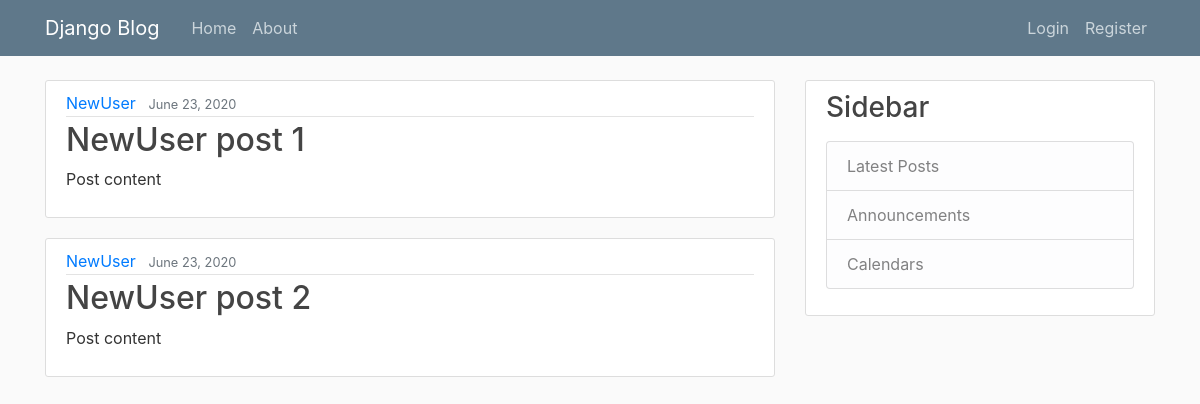
The app's page /, older data.
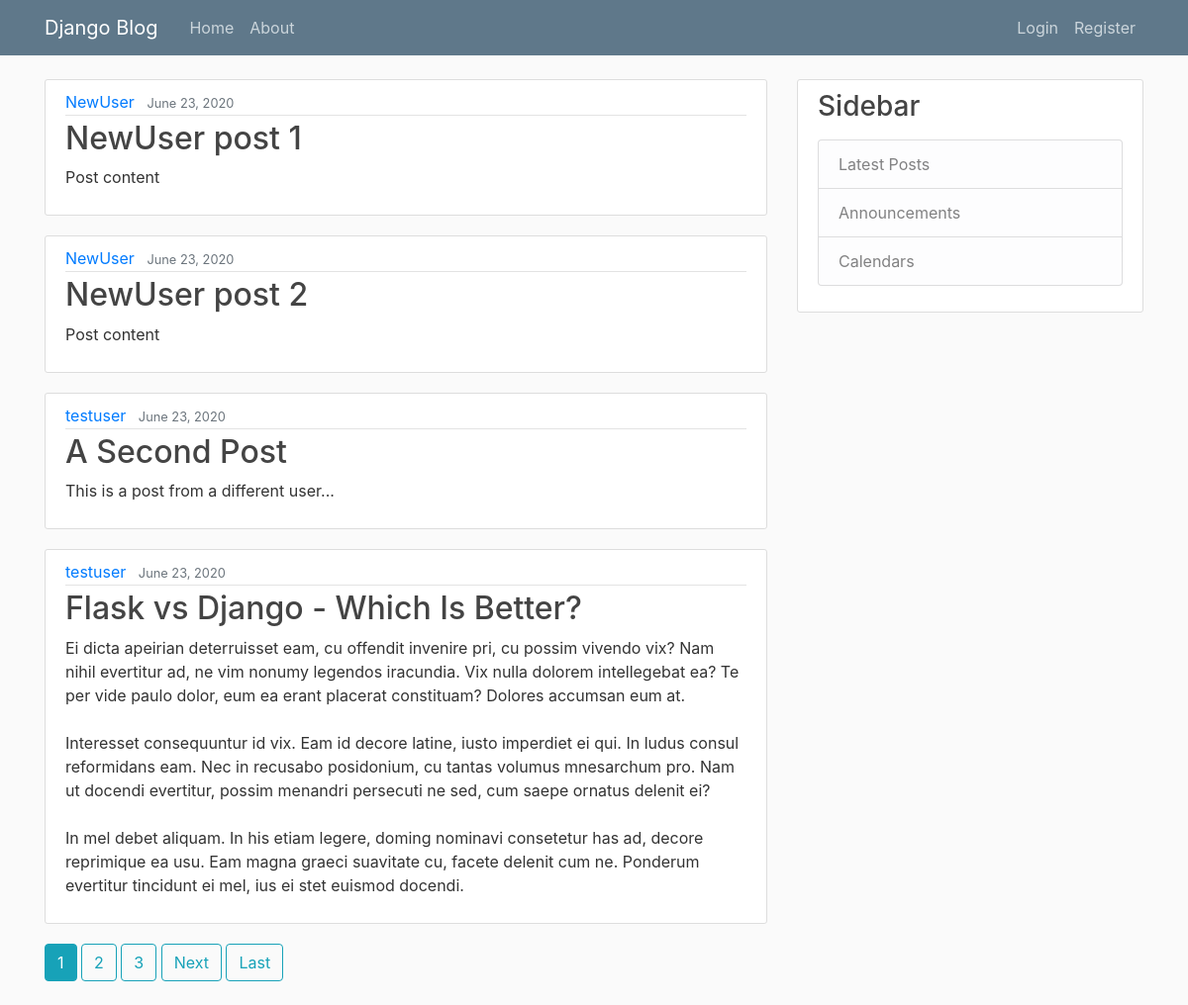
The same page, newer data.
### blog/models.py (models this page shows, shortened)
class Post(models.Model):
    title = models.CharField(max_length=100)
    content = models.TextField()
    date_posted = models.DateTimeField(default=timezone.now)
    author = models.ForeignKey(User, on_delete = models.CASCADE)

### blog/views.py (the view)
# urls.py: path('', PostListView.as_view(), name='blog-home'),
class PostListView(ListView):
    model = Post
    template_name = 'blog/home.html' # <app>/<model>_<viewtype>.html
    context_object_name = 'posts'
    paginate_by = 4

### blog/templates/blog/home.html (shortened to what this page needs)
{% extends "blog/base.html" %}
{% block content %}
    {% for post in posts %}
    <article class="media content-section">
        <div class="media-body">
          <div class="article-metadata">
            <a class="mr-2" href="#">{{ post.author }}</a>
            <small class="text-muted">{{ post.date_posted|date:"F d, Y" }}</small>
          </div>
          <h2><a class="article-title" href="{% url 'post-detail' post.id %}">{{ post.title }}</a></h2>
          <p class="article-content">{{ post.content }}</p>
        </div>
      </article>
    {% endfor %}
    {% if is_paginated %}
      {% for num in page_obj.paginator.page_range %}
        {% if page_obj.number == num %}
          <a class="btn btn-info mb-4" href="?page={{ num }}">{{ num }}</a>
        {% elif num > page_obj.number|add:'-3' and num < page_obj.number|add:'3' %}
          <a class="btn btn-outline-info mb-4" href="?page={{ num }}">{{ num }}</a>
        {% endif %}
      {% endfor %}
      {% if page_obj.has_next %}
        <a class="btn btn-outline-info mb-4" href="?page={{ page_obj.next_page_number }}">Next</a>
        <a class="btn btn-outline-info mb-4" href="?page={{ page_obj.paginator.num_pages }}">Last</a>
      {% endif %}
    {% endif %}
{% endblock content %}

Row changes from the older to the newer data that the page shows:
added Post: author "testuser", date_posted "June 23, 2020", title "A Second Post", content "This is a post from a different user..."
added Post: author "testuser", date_posted "June 23, 2020", title "Flask vs Django - Which Is Better?", content "Ei dicta apeirian deterruisset eam, cu offendit invenire pri, cu possim vivendo vix? Nam nihil evertitur ad, ne vim nonumy legendos iracundia. Vix nulla dolorem intellegebat ea? Te per vide paulo dolor, eum ea erant placerat constituam? Dolores accumsan eum at. Interesset consequuntur id vix. Eam id decore latine, iusto imperdiet ei qui. In ludus consul reformidans eam. Nec in recusabo posidonium, cu tantas volumus mnesarchum pro. Nam ut docendi evertitur, possim menandri persecuti ne sed, cum saepe ornatus delenit ei? In mel debet aliquam. In his etiam legere, doming nominavi consetetur has ad, decore reprimique ea usu. Eam magna graeci suavitate cu, facete delenit cum ne. Ponderum…"
Text that changed along with them:
new list line: "1"
new list line: "2"
new list line: "3"
text now shown: "Next Last"
